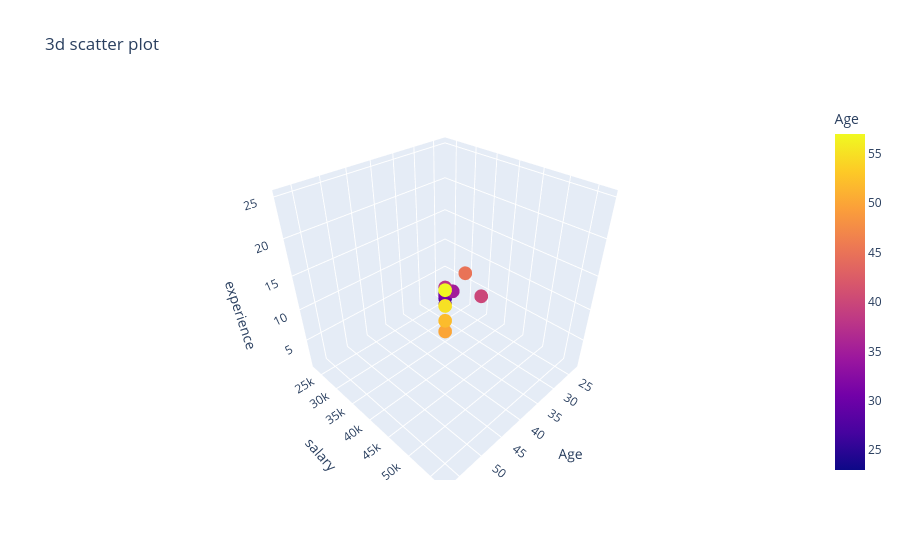

Notebook cell for this chart:
### Code cell
fig = px.scatter_3d(df,x="Age",y="salary",z="experience",color="Age",# adds color by age
                    title="3d scatter plot")
fig.show()

### Figure 1 — Plotly figure (JSON) as saved in the notebook; plotly's stock layout.template omitted (floating-point values rounded to 4 significant figures)
{"data": [{"hovertemplate": "Age=%{marker.color}<br>salary=%{y}<br>experience=%{z}<extra></extra>", "legendgroup": "", "marker": {"color": [25, 30, 35, 28, 40, 27, 26, 31, 45, 23, 38, 57, 55, 52, 50], "coloraxis": "coloraxis", "symbol": "circle"}, "mode": "markers", "name": "", "scene": "scene", "showlegend": false, "type": "scatter3d", "x": [25, 30, 35, 28, 40, 27, 26, 31, 45, 23, 38, 57, 55, 52, 50], "y": [25000, 30000, 37000, 28000, 48000, 27000, 26000, 31000, 49000, 23000, 38000, 57000, 55000, 52000, 50000], "z": [2, 5, 10, 3, 15, 1, 2, 6, 20, 1, 12, 25, 22, 18, 15]}], "layout": {"coloraxis": {"colorbar": {"title": {"text": "Age"}}, "colorscale": [[0, "#0d0887"], [0.1111, "#46039f"], [0.2222, "#7201a8"], [0.3333, "#9c179e"], [0.4444, "#bd3786"], [0.5556, "#d8576b"], [0.6667, "#ed7953"], [0.7778, "#fb9f3a"], [0.8889, "#fdca26"], [1, "#f0f921"]]}, "legend": {"tracegroupgap": 0}, "scene": {"domain": {"x": [0, 1], "y": [0, 1]}, "xaxis": {"title": {"text": "Age"}}, "yaxis": {"title": {"text": "salary"}}, "zaxis": {"title": {"text": "experience"}}}, "title": {"text": "3d scatter plot"}}}
